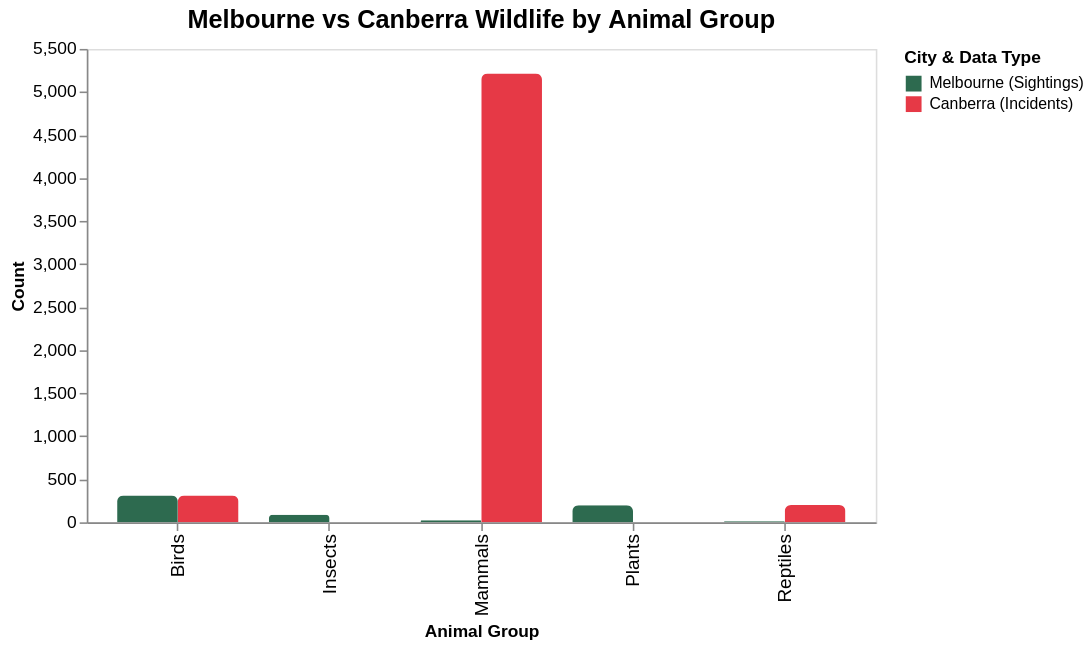

Write the Vega-Lite specification saved for this chart.
### Vega-Lite specification from a JSON file in a GitHub repository (floating-point values rounded to 4 significant figures)
{"$schema": "https://vega.github.io/schema/vega-lite/v5.json", "title": {"text": "Melbourne vs Canberra Wildlife by Animal Group", "fontSize": 16, "font": "sans-serif", "anchor": "middle"}, "width": 500, "height": 300, "data": {"values": [{"animal_group": "Birds", "count": 312, "city": "Melbourne (Sightings)"}, {"animal_group": "Plants", "count": 198, "city": "Melbourne (Sightings)"}, {"animal_group": "Insects", "count": 87, "city": "Melbourne (Sightings)"}, {"animal_group": "Mammals", "count": 24, "city": "Melbourne (Sightings)"}, {"animal_group": "Reptiles", "count": 12, "city": "Melbourne (Sightings)"}, {"animal_group": "Birds", "count": 311, "city": "Canberra (Incidents)"}, {"animal_group": "Mammals", "count": 5213, "city": "Canberra (Incidents)"}, {"animal_group": "Reptiles", "count": 201, "city": "Canberra (Incidents)"}]}, "mark": {"type": "bar", "cornerRadiusTopLeft": 4, "cornerRadiusTopRight": 4}, "encoding": {"x": {"field": "animal_group", "type": "nominal", "title": "Animal Group", "axis": {"labelFontSize": 12}}, "y": {"field": "count", "type": "quantitative", "title": "Count", "axis": {"labelFontSize": 11}}, "xOffset": {"field": "city", "type": "nominal"}, "color": {"field": "city", "type": "nominal", "title": "City & Data Type", "scale": {"domain": ["Melbourne (Sightings)", "Canberra (Incidents)"], "range": ["#2d6a4f", "#e63946"]}}, "tooltip": [{"field": "animal_group", "type": "nominal", "title": "Animal Group"}, {"field": "city", "type": "nominal", "title": "City"}, {"field": "count", "type": "quantitative", "title": "Count", "format": ","}]}, "config": {"axis": {"grid": false}}}
